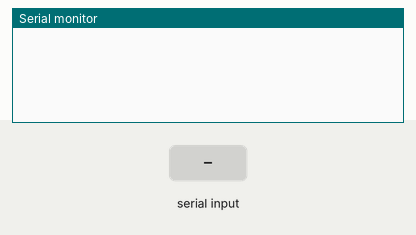
A sketch run on a simulated Arduino Uno, built with avr-gcc and run on an emulated ATmega328P. Shown: the last lines printed to the serial monitor. The inputs (shaded band) are chosen by the test bench.

Above: at 0.9 s.
1.0 s: "90,45,200\n" received over Serial
At 1.3 s:
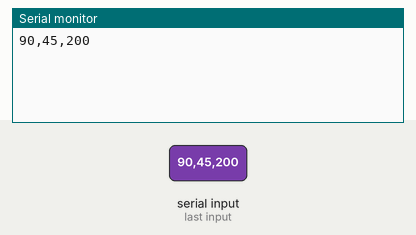
2.5 s: "90,45\n" received over Serial
At 3.5 s:
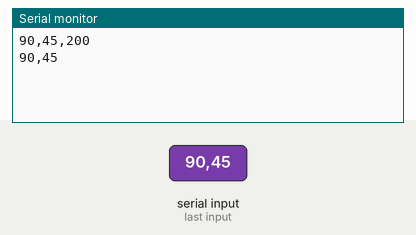
4.0 s: "30,150,10\n" received over Serial
At 4.6 s:
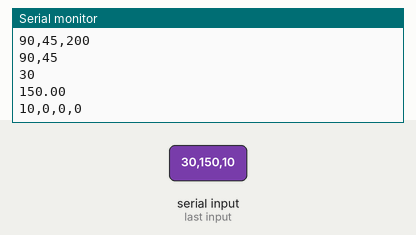

The sketch:

PythonSerialArduino.ino
```cpp
String pythonStr;
int pythonInt;
float pythonFloat;
int pythonArray[4];
const int arrayLength = sizeof(pythonArray) / sizeof(int);

void setup() {
  Serial.begin(9600);
  Serial.setTimeout(10);
  serial_connect();
  pythonStr = serial_getString(true);
  pythonInt = serial_getInt(true);
  pythonFloat = serial_getFloat(true);
  serial_getArray(pythonArray,arrayLength,true);
}

void loop(){

}

void serial_connect(){
  String connectString;
  while (Serial.available() <= 0){
    // wait
  }
  connectString = Serial.readString();
  Serial.println(connectString);
}

String serial_getString(boolean confirm) {
  String serialStr;
  while (Serial.available() <= 0){
    // wait
  }
  serialStr = Serial.readString();
  if (confirm) {
    Serial.println(serialStr);
  }
  return serialStr;
}

int serial_getInt(boolean confirm){
  int serialInt;
  while (Serial.available() <= 0){
    // wait
  }
  serialInt = Serial.parseInt();
  if (confirm) {
    Serial.println(serialInt);
  }
  return serialInt;
}

float serial_getFloat(boolean confirm) {
  float serialFloat;
  while (Serial.available() <= 0){
    // wait
  }
  serialFloat = Serial.parseFloat();
  if (confirm) {
    Serial.println(serialFloat);
  }
  return serialFloat;
}

void serial_getArray(int serialArray[], int nElements, boolean confirm){
  int i=0;
  while (Serial.available() <= 0){
    // wait
  }
  for (i=0; i<nElements; i++) {
    serialArray[i] = Serial.parseInt();
    if (confirm) {
      Serial.print(serialArray[i]);
      if (i < nElements - 1) {
        Serial.print(",");
      }
    }
  }
  if (confirm) {
    Serial.println();
  }
}
```

Measured:
- after the input at 1.0 s, the serial monitor: prints a new line at once (image 1)
- after the input at 2.5 s, the serial monitor: prints a new line at once (image 2)
- after the input at 4.0 s, the serial monitor: prints a new line at once (image 3)
